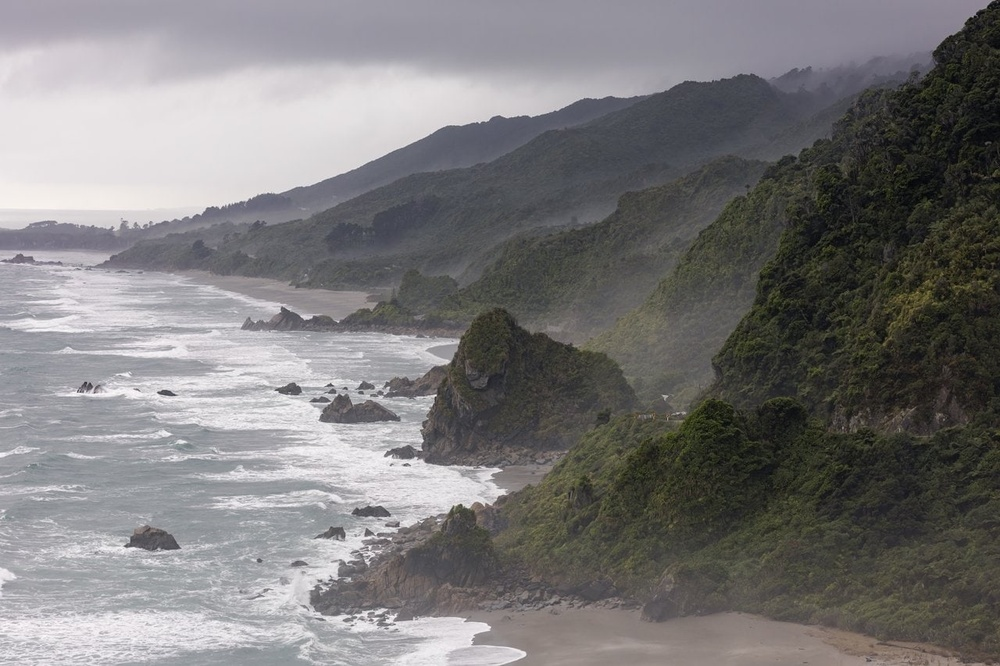
#> input picture image_enhancement/New_Zealand_Coast.jpg, 1000 x 666 px, shrunk from 1280 x 853 before the run
$ python basic_image_enhancement.py
#> lines starting #> are read from the running program, lines starting #| are printed output that depends on the picture
from pickletools import uint8

import cv2
import matplotlib.pyplot as plt
import numpy as np
from IPython.core.pylabtools import figsize

img_bgr = cv2.imread("New_Zealand_Coast.jpg", cv2.IMREAD_COLOR)
#> img_bgr is the input picture: shape (666, 1000, 3); mean B, G, R 121.8, 121.2, 122.8
img_rgb = cv2.cvtColor(img_bgr, cv2.COLOR_BGR2RGB)

plt.imshow(img_rgb)
#> (this line was passed over: IPython is not available in this run)
plt.show()

#Addition or Brightness
matrix = np.ones(img_rgb.shape, dtype="uint8") * 50

img_rgb_brighter = cv2.add(img_rgb, matrix)
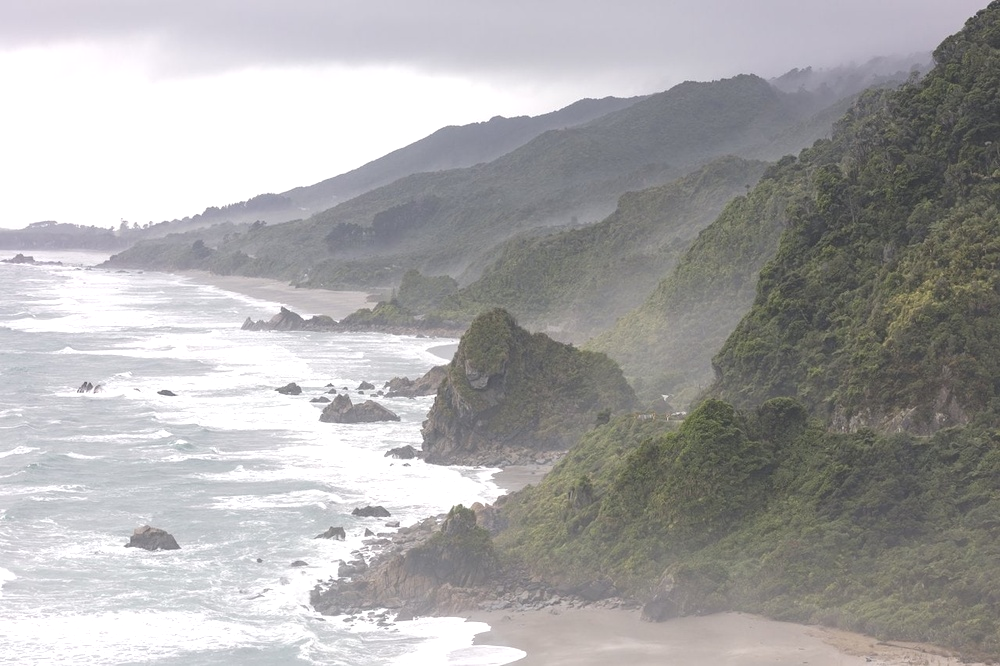
#> img_rgb_brighter: shape (666, 1000, 3); mean R, G, B 169.9, 168.8, 169
img_rgb_darker = cv2.subtract(img_rgb, matrix)
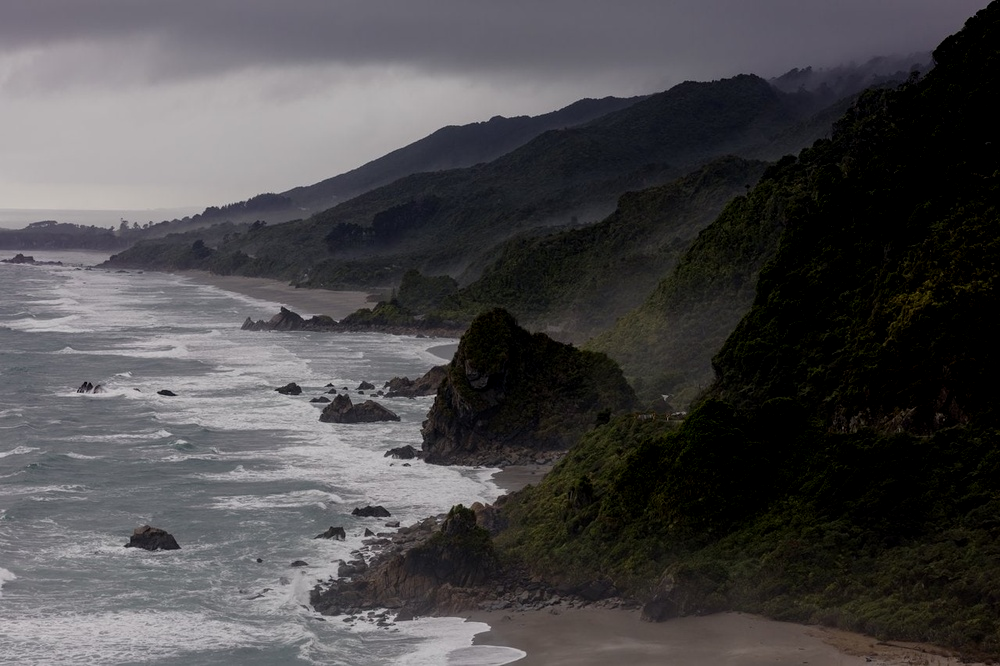
#> img_rgb_darker: shape (666, 1000, 3); mean R, G, B 74.7, 73.1, 74.7

plt.figure(figsize=[18, 5])
#> (this line was passed over: IPython is not available in this run)
plt.subplot(131);plt.imshow(img_rgb_brighter);plt.title("Brighter")
#> (this line was passed over: IPython is not available in this run)
#> (this line was passed over: IPython is not available in this run)
#> (this line was passed over: IPython is not available in this run)
plt.subplot(132);plt.imshow(img_rgb_darker);plt.title("Darker")
#> (this line was passed over: IPython is not available in this run)
#> (this line was passed over: IPython is not available in this run)
#> (the run stopped early here; a loop or call above may not have finished)

$ run again, with image_enhancement/checkerboard_color.png saved as image_enhancement/New_Zealand_Coast.jpg
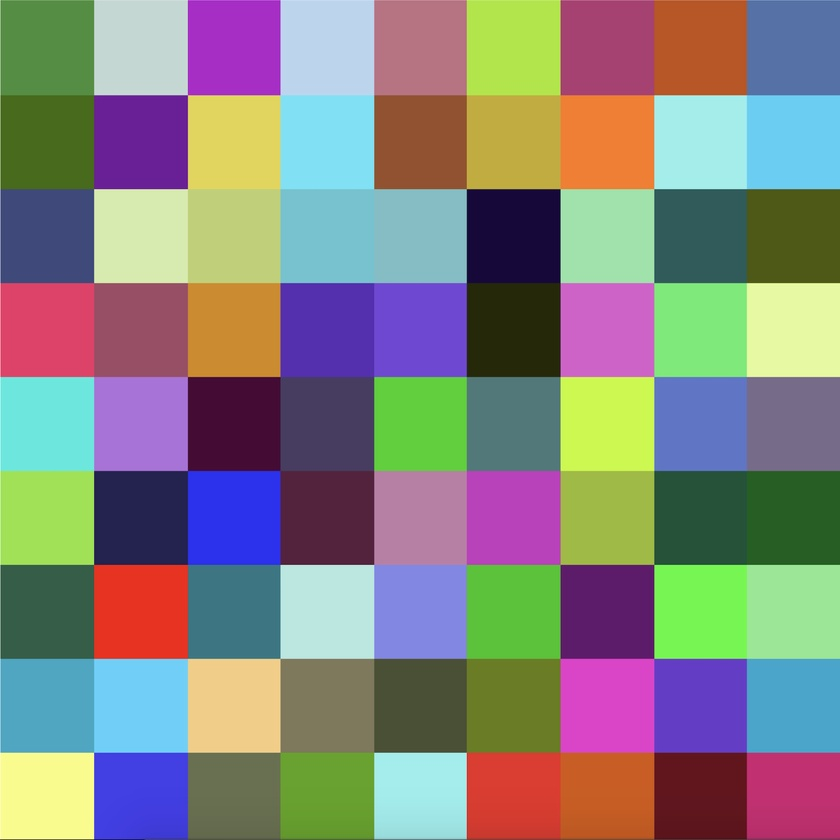
#> input picture image_enhancement/checkerboard_color.png, 840 x 840 px, shrunk from 1800 x 1800 before the run
#> img_bgr is the input picture: shape (840, 840, 3); mean B, G, R 126.7, 131.4, 133
#> `img_rgb_brighter = cv2.add(img_rgb, matrix)`:
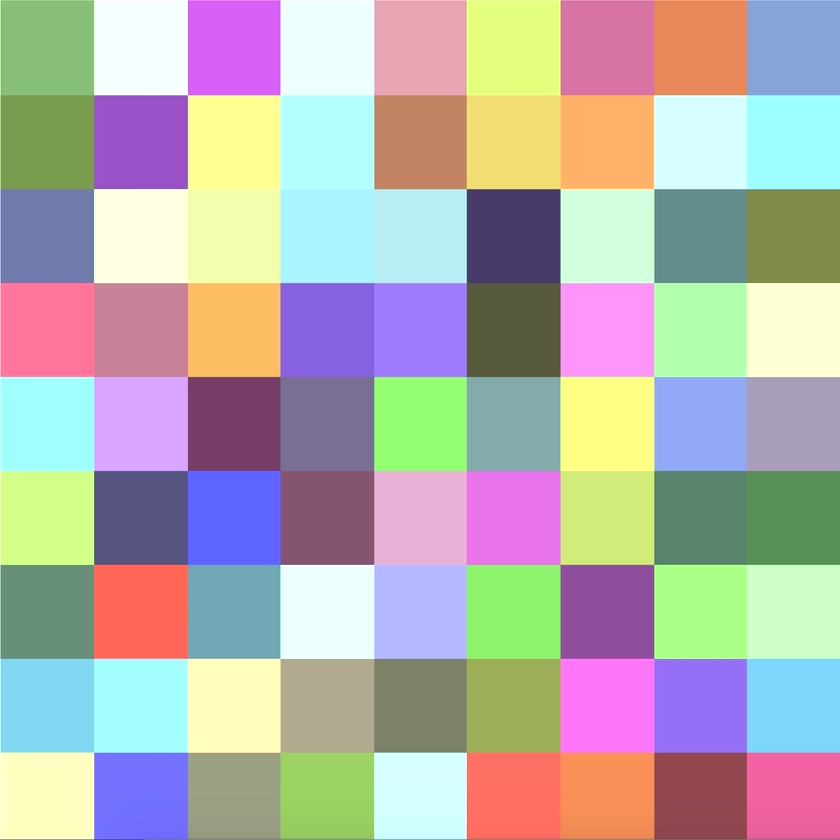
#> img_rgb_brighter: shape (840, 840, 3); mean R, G, B 180.2, 175.6, 172.7
#> `img_rgb_darker = cv2.subtract(img_rgb, matrix)`:
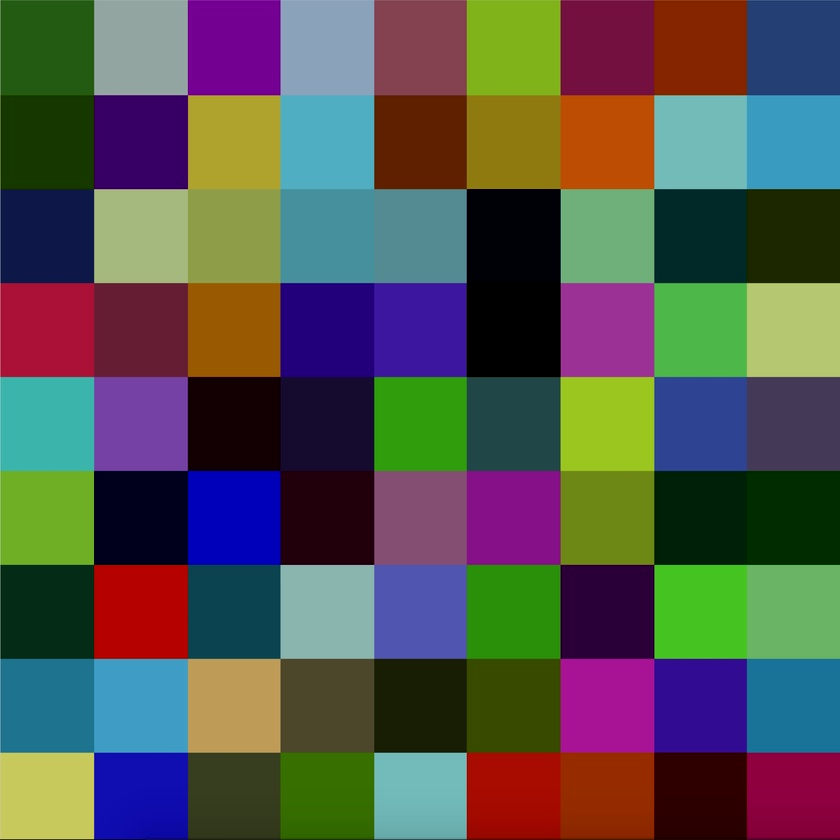
#> img_rgb_darker: shape (840, 840, 3); mean R, G, B 84.1, 83.8, 78.8
